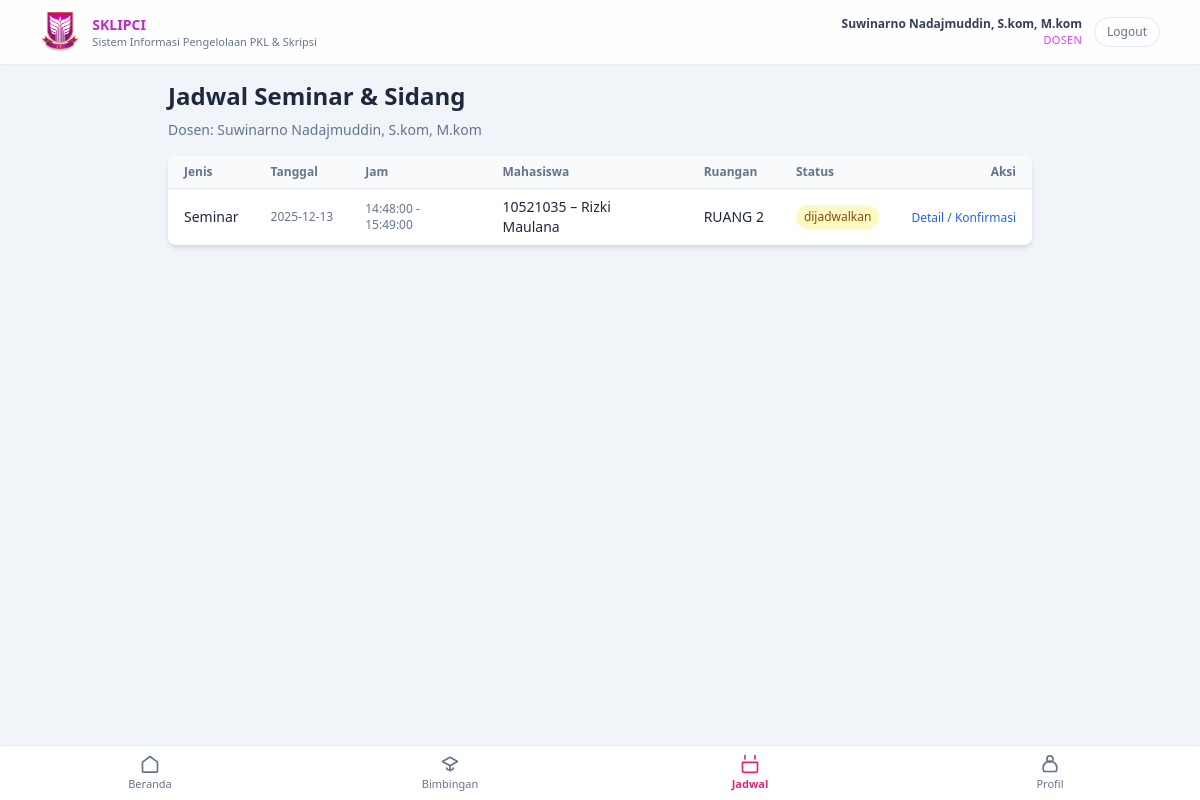
The page /?r=dosen/jadwalIndex (signed in) on the database its author committed.
### tables this page shows
CREATE TABLE `dosen` (
  `id` int(11) NOT NULL,
  `user_id` int(11) NOT NULL,
  `nip` varchar(30) NOT NULL,
  `nama` varchar(100) NOT NULL,
  `prodi_id` int(11) NOT NULL,
  `no_hp` varchar(20) DEFAULT NULL,
  `created_at` timestamp NOT NULL DEFAULT current_timestamp()
);

CREATE TABLE `jadwal` (
  `id` int(11) NOT NULL,
  `jenis` enum('seminar','sidang') NOT NULL,
  `pengajuan_id` int(11) DEFAULT NULL,
  `mahasiswa_id` int(11) NOT NULL,
  `dosen_pembimbing_id` int(11) DEFAULT NULL,
  `dosen_penguji_id` int(11) DEFAULT NULL,
  `dosen_penguji_2_id` int(11) DEFAULT NULL,
  `tanggal` date NOT NULL,
  `jam_mulai` time NOT NULL,
  `jam_selesai` time DEFAULT NULL,
  `ruangan` varchar(100) NOT NULL,
  `status` enum('dijadwalkan','dikonfirmasi','ditolak') NOT NULL DEFAULT 'dijadwalkan',
  `catatan` text DEFAULT NULL,
  `created_at` timestamp NOT NULL DEFAULT current_timestamp(),
  `updated_at` timestamp NULL DEFAULT NULL
);

CREATE TABLE `mahasiswa` (
  `id` int(11) NOT NULL,
  `user_id` int(11) NOT NULL,
  `nim` varchar(30) NOT NULL,
  `nama` varchar(100) NOT NULL,
  `prodi_id` int(11) NOT NULL,
  `no_hp` varchar(20) DEFAULT NULL,
  `kelas` varchar(50) DEFAULT NULL,
  `angkatan` varchar(10) DEFAULT NULL,
  `semester` int(11) DEFAULT NULL,
  `created_at` timestamp NOT NULL DEFAULT current_timestamp()
);

### app/controller/DosenController.php (called while the page is built, shortened)
<?php
class DosenController extends Controller
{
    private function getDosenAktif(): ?array
    {
        $userId = (int)$_SESSION['user']['id'];
        $conn   = db();
        $stmt = $conn->prepare("
            SELECT d.*
            FROM dosen d
            WHERE d.user_id = ?
            LIMIT 1
        ");
        $stmt->bind_param('i', $userId);
        $stmt->execute();
        $result = $stmt->get_result();
        $dosen  = $result->fetch_assoc();
        return $dosen ?: null;
    }
    public function jadwalIndex(): void
    {
        $dosen = $this->getDosenAktif();
        $conn = db();
        $stmt = $conn->prepare("
            SELECT j.*, m.nim, m.nama AS nama_mhs
            FROM jadwal j
            JOIN mahasiswa m ON j.mahasiswa_id = m.id
            WHERE j.dosen_pembimbing_id = ?
               OR j.dosen_penguji_id = ?
               OR j.dosen_penguji_2_id = ?
            ORDER BY j.tanggal DESC, j.jam_mulai DESC
        ");
        $stmt->bind_param('iii', $dosen['id'], $dosen['id'], $dosen['id']);
        $stmt->execute();
        $result = $stmt->get_result();
        $items  = $result->fetch_all(MYSQLI_ASSOC);
        $this->view('dosen/jadwal/index', compact('title', 'items', 'dosen'));
    }
}

### index.php (called while the page is built, shortened)
<?php
$route = $_GET['r'] ?? 'public/home';
$route = trim($route, '/');
list($controllerPart, $method) = array_pad(explode('/', $route), 2, null);
$method         = $method ?: 'home';
$controller = new $controllerClass();
call_user_func([$controller, $method]);

### app/view/dosen/jadwal/index.php (the view, shortened to what this page needs)
<?php include __DIR__ . '/../../partials/header.php'; ?>
<?php
$labelJenis = [
    'seminar' => 'Seminar',
    'sidang'  => 'Sidang',
];
$badgeStatus = [
    'dijadwalkan'  => 'bg-yellow-100 text-yellow-800',
    'dikonfirmasi' => 'bg-green-100 text-green-800',
    'ditolak'      => 'bg-red-100 text-red-800',
];
?>
<main class="flex-1 pb-16 md:pb-0 bg-slate-100">
    <div class="max-w-4xl mx-auto px-4 py-4">
        <h1 class="text-xl md:text-2xl font-semibold mb-2">
            Jadwal Seminar & Sidang
        </h1>
        <p class="text-sm text-slate-500 mb-4">
            Dosen: <?= htmlspecialchars($dosen['nama'] ?? ''); ?>
        </p>
        <div class="bg-white shadow-md rounded-lg overflow-x-auto">
            <table class="min-w-full text-sm">
                <thead class="bg-slate-50">
                <tr>
                    <th class="px-4 py-2 text-left text-xs font-semibold text-slate-500">Jenis</th>
                    <th class="px-4 py-2 text-left text-xs font-semibold text-slate-500">Tanggal</th>
                    <th class="px-4 py-2 text-left text-xs font-semibold text-slate-500">Jam</th>
                    <th class="px-4 py-2 text-left text-xs font-semibold text-slate-500">Mahasiswa</th>
                    <th class="px-4 py-2 text-left text-xs font-semibold text-slate-500">Ruangan</th>
                    <th class="px-4 py-2 text-left text-xs font-semibold text-slate-500">Status</th>
                    <th class="px-4 py-2 text-right text-xs font-semibold text-slate-500">Aksi</th>
                </tr>
                </thead>
                <tbody>
                <?php if (empty($items)): ?>
                    <tr>
                        <td colspan="7" class="px-4 py-4 text-center text-slate-500">
                            Belum ada jadwal seminar / sidang untuk Anda.
                        </td>
                    </tr>
                <?php else: ?>
                    <?php foreach ($items as $row): ?>
                        <?php
                        $jenisLabel = $labelJenis[$row['jenis']] ?? ucfirst($row['jenis']);
                        $status     = $row['status'];
                        $badgeClass = $badgeStatus[$status] ?? 'bg-slate-100 text-slate-700';
                        ?>
                        <tr class="border-t">
                            <td class="px-4 py-2 text-sm">
                                <?= htmlspecialchars($jenisLabel); ?>
                            </td>
                            <td class="px-4 py-2 text-xs text-slate-500">
                                <?= htmlspecialchars($row['tanggal']); ?>
                            </td>
                            <td class="px-4 py-2 text-xs text-slate-500">
                                <?= htmlspecialchars($row['jam_mulai']); ?><?= $row['jam_selesai'] ? ' - ' . htmlspecialchars($row['jam_selesai']) : ''; ?>
                            </td>
                            <td class="px-4 py-2 text-sm">
                                <?= htmlspecialchars($row['nim']); ?> – <?= htmlspecialchars($row['nama_mhs']); ?>
                            </td>
                            <td class="px-4 py-2 text-sm text-slate-800">
                                <?= htmlspecialchars($row['ruangan']); ?>
                            </td>
                            <td class="px-4 py-2">
                                <span class="inline-flex px-2 py-1 rounded-full text-xs <?= $badgeClass; ?>">
                                    <?= htmlspecialchars($status); ?>
                                </span>
                            </td>
                            <td class="px-4 py-2 text-right">
                                <a href="<?= BASE_URL; ?>/?r=dosen/jadwalDetail&id=<?= $row['id']; ?>"
                                   class="text-xs text-blue-600 hover:underline">
                                    Detail / Konfirmasi
                                </a>
                            </td>
                        </tr>
                    <?php endforeach; ?>
                <?php endif; ?>
                </tbody>
            </table>
        </div>
    </div>
    <?php include __DIR__ . '/../../partials/dosen/bottom-nav.php';  ?>
</main>
<?php include __DIR__ . '/../../partials/footer.php'; ?>

### app/view/partials/header.php (shortened to what this page needs)
<?php
$user         = $_SESSION['user'] ?? null;
?>
<!DOCTYPE html>
<html lang="id">
<head>
    <script src="https://cdn.tailwindcss.com"></script>
    <link rel="stylesheet" href="<?= BASE_URL; ?>/public/css/style.css">
</head>
<body class="bg-slate-100 text-slate-800">
    <div class="min-h-screen flex flex-col">
        <header class="bg-white/90 backdrop-blur shadow-sm sticky top-0 z-30">
            <div class="max-w-6xl mx-auto px-4 py-3 flex items-center justify-between gap-4">
                <div class="flex items-center gap-3">
                    <div class="flex items-center gap-3">
                        <img src="<?= BASE_URL; ?>/public/assets/img/logo.png"
                            alt="Logo Kampus"
                            class="h-10 w-auto object-contain">
                    </div>
                    <div class="leading-tight">
                        <div class="text-sm font-semibold text-slate-800">
                            <span class="text-fuchsia-600">SKLIPCI</span>
                        </div>
                        <div class="text-[11px] text-slate-500">
                            Sistem Informasi Pengelolaan PKL &amp; Skripsi
                        </div>
                    </div>
                </div>
                <div class="flex items-center gap-3">
                    <?php if ($user): ?>
                        <div class="hidden sm:flex flex-col items-end">
                            <span class="text-xs font-semibold text-slate-700">
                                <?= htmlspecialchars($user['nama'] ?? 'User'); ?>
                            </span>
                            <span class="text-[11px] uppercase tracking-wide text-fuchsia-500">
                                <?= htmlspecialchars($user['role'] ?? ''); ?>
                            </span>
                        </div>
                        <a href="<?= BASE_URL; ?>/?r=auth/logout"
                            class="text-xs px-3 py-1.5 rounded-full border border-slate-200 text-slate-500 hover:border-fuchsia-500 hover:text-fuchsia-600">
                            Logout
                        </a>
                    <?php endif; ?>
                </div>
            </div>
        </header>

### public/css/style.css (style rules this page uses)
body { font-family: system-ui, -apple-system, BlinkMacSystemFont, "Segoe UI", sans-serif; }

### rows shown on the page
dosen: nama "Suwinarno Nadajmuddin, S.kom, M.kom"
jadwal: jenis "Seminar", tanggal "2025-12-13", jam_mulai "14:48:00", jam_selesai "15:49:00", mahasiswa.nim "10521035", mahasiswa.nama "Rizki Maulana", ruangan "RUANG 2", status "dijadwalkan"

### other values the page prints
$user['role'] "DOSEN"
